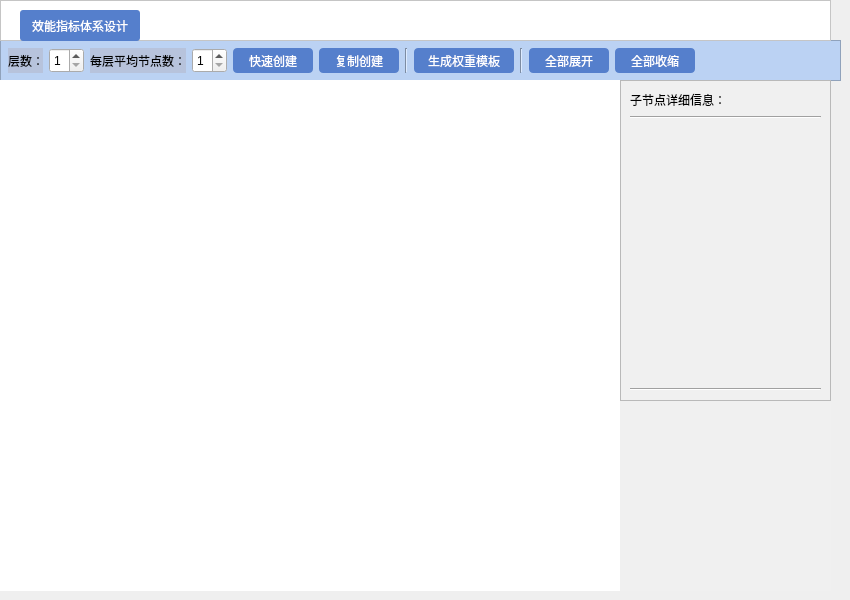
         <widget class="QWidget" name="index_page">
          <property name="enabled">
           <bool>true</bool>
          </property>
          <widget class="QFrame" name="frame_2">
           <property name="geometry">
            <rect>
             <x>0</x>
             <y>40</y>
             <width>841</width>
             <height>41</height>
            </rect>
           </property>
           <property name="styleSheet">
            <string notr="true">QFrame{

background:rgb(187, 210, 243);

}</string>
           </property>
           <property name="frameShape">
            <enum>QFrame::Shape::StyledPanel</enum>
           </property>
           <property name="frameShadow">
            <enum>QFrame::Shadow::Raised</enum>
           </property>
           <layout class="QHBoxLayout" name="horizontalLayout">
            <property name="leftMargin">
             <number>7</number>
            </property>
            <property name="topMargin">
             <number>7</number>
            </property>
            <property name="rightMargin">
             <number>7</number>
            </property>
            <property name="bottomMargin">
             <number>7</number>
            </property>
            <item>
             <widget class="QLabel" name="label_2">
              <property name="maximumSize">
               <size>
                <width>35</width>
                <height>16777215</height>
               </size>
              </property>
              <property name="styleSheet">
               <string notr="true">QLabel {
    background-color: rgb(183, 195, 220,1);
 
}</string>
              </property>
              <property name="text">
               <string>层数：</string>
              </property>
             </widget>
            </item>
            <item>
             <widget class="QSpinBox" name="spinBox">
              <property name="minimumSize">
               <size>
                <width>0</width>
                <height>25</height>
               </size>
              </property>
              <property name="maximumSize">
               <size>
                <width>35</width>
                <height>16777215</height>
               </size>
              </property>
              <property name="minimum">
               <number>1</number>
              </property>
             </widget>
            </item>
            <item>
             <widget class="QLabel" name="label_3">
              <property name="styleSheet">
               <string notr="true">QLabel {
    background-color: rgb(183, 195, 220,1);
 
}</string>
              </property>
              <property name="text">
               <string>每层平均节点数：</string>
              </property>
              <property name="alignment">
               <set>Qt::AlignmentFlag::AlignCenter</set>
              </property>
             </widget>
            </item>
            <item>
             <widget class="QSpinBox" name="spinBox_2">
              <property name="minimumSize">
               <size>
                <width>0</width>
                <height>25</height>
               </size>
              </property>
              <property name="maximumSize">
               <size>
                <width>35</width>
                <height>16777215</height>
               </size>
              </property>
              <property name="minimum">
               <number>1</number>
              </property>
             </widget>
            </item>
            <item>
             <widget class="QPushButton" name="pushButton">
              <property name="minimumSize">
               <size>
                <width>80</width>
                <height>25</height>
               </size>
              </property>
              <property name="maximumSize">
               <size>
                <width>80</width>
                <height>16777215</height>
               </size>
              </property>
              <property name="styleSheet">
               <string notr="true">QPushButton {
    background-color: rgb(85, 127, 204); /* 按钮背景色 */
    color: #ffffff; /* 字体颜色 */
	border-radius: 4px; /* 圆角半径 */
}
</string>
              </property>
              <property name="text">
               <string>快速创建</string>
              </property>
             </widget>
            </item>
            <item>
             <widget class="QPushButton" name="pushButton_2">
              <property name="minimumSize">
               <size>
                <width>80</width>
                <height>25</height>
               </size>
              </property>
              <property name="maximumSize">
               <size>
                <width>80</width>
                <height>16777215</height>
               </size>
              </property>
              <property name="styleSheet">
               <string notr="true">QPushButton {
    background-color: rgb(85, 127, 204); /* 按钮背景色 */
    color: #ffffff; /* 字体颜色 */
	border-radius: 4px; /* 圆角半径 */
}
</string>
              </property>
              <property name="text">
               <string>复制创建</string>
              </property>
             </widget>
            </item>
            <item>
             <widget class="Line" name="line">
              <property name="orientation">
               <enum>Qt::Orientation::Vertical</enum>
              </property>
             </widget>
            </item>
            <item>
             <widget class="QPushButton" name="generate_weight_pushButton">
              <property name="minimumSize">
               <size>
                <width>100</width>
                <height>25</height>
               </size>
              </property>
              <property name="styleSheet">
               <string notr="true">QPushButton {
    background-color: rgb(85, 127, 204); /* 按钮背景色 */
    color: #ffffff; /* 字体颜色 */
	border-radius: 4px; /* 圆角半径 */
}
</string>
              </property>
              <property name="text">
               <string>生成权重模板</string>
              </property>
             </widget>
            </item>
            <item>
             <widget class="Line" name="line_2">
              <property name="orientation">
               <enum>Qt::Orientation::Vertical</enum>
              </property>
             </widget>
            </item>
            <item>
             <widget class="QPushButton" name="pushButton_4">
              <property name="minimumSize">
               <size>
                <width>80</width>
                <height>25</height>
               </size>
              </property>
              <property name="maximumSize">
               <size>
                <width>80</width>
                <height>16777215</height>
               </size>
              </property>
              <property name="styleSheet">
               <string notr="true">QPushButton {
    background-color: rgb(85, 127, 204); /* 按钮背景色 */
    color: #ffffff; /* 字体颜色 */
	border-radius: 4px; /* 圆角半径 */
}
</string>
              </property>
              <property name="text">
               <string>全部展开</string>
              </property>
             </widget>
            </item>
            <item>
             <widget class="QPushButton" name="pushButton_5">
              <property name="minimumSize">
               <size>
                <width>80</width>
                <height>25</height>
               </size>
              </property>
              <property name="maximumSize">
               <size>
                <width>80</width>
                <height>16777215</height>
               </size>
              </property>
              <property name="styleSheet">
               <string notr="true">QPushButton {
    background-color: rgb(85, 127, 204); /* 按钮背景色 */
    color: #ffffff; /* 字体颜色 */
	border-radius: 4px; /* 圆角半径 */
}
</string>
              </property>
              <property name="text">
               <string>全部收缩</string>
              </property>
             </widget>
            </item>
            <item>
             <spacer name="horizontalSpacer_6">
              <property name="orientation">
               <enum>Qt::Orientation::Horizontal</enum>
              </property>
              <property name="sizeHint" stdset="0">
               <size>
                <width>80</width>
                <height>20</height>
               </size>
              </property>
             </spacer>
            </item>
           </layout>
          </widget>
          <widget class="QWidget" name="widget_2" native="true">
           <property name="geometry">
            <rect>
             <x>0</x>
             <y>80</y>
             <width>621</width>
             <height>511</height>
            </rect>
           </property>
           <property name="styleSheet">
            <string notr="true">QWidget {
    background-color: rgb(255, 255, 255);
}
</string>
           </property>
          </widget>
          <widget class="QWidget" name="widget_3" native="true">
           <property name="geometry">
            <rect>
             <x>620</x>
             <y>80</y>
             <width>211</width>
             <height>511</height>
            </rect>
           </property>
           <property name="styleSheet">
            <string notr="true">QWidget{
	background-color:rgb(240, 240, 240)
}</string>
           </property>
           <widget class="QFrame" name="frame_4">
            <property name="geometry">
             <rect>
              <x>0</x>
              <y>0</y>
              <width>211</width>
              <height>321</height>
             </rect>
            </property>
            <property name="frameShape">
             <enum>QFrame::Shape::StyledPanel</enum>
            </property>
            <property name="frameShadow">
             <enum>QFrame::Shadow::Raised</enum>
            </property>
            <layout class="QVBoxLayout" name="verticalLayout_5">
             <item>
              <widget class="QLabel" name="label_5">
               <property name="maximumSize">
                <size>
                 <width>16777215</width>
                 <height>20</height>
                </size>
               </property>
               <property name="text">
                <string>子节点详细信息：</string>
               </property>
              </widget>
             </item>
             <item>
              <widget class="Line" name="line_3">
               <property name="orientation">
                <enum>Qt::Orientation::Horizontal</enum>
               </property>
              </widget>
             </item>
             <item>
              <widget class="QLabel" name="label_4">
               <property name="text">
                <string/>
               </property>
              </widget>
             </item>
             <item>
              <widget class="Line" name="line_4">
               <property name="orientation">
                <enum>Qt::Orientation::Horizontal</enum>
               </property>
              </widget>
             </item>
            </layout>
           </widget>
          </widget>
          <widget class="QFrame" name="frame_3">
           <property name="geometry">
            <rect>
             <x>0</x>
             <y>0</y>
             <width>831</width>
             <height>41</height>
            </rect>
           </property>
           <property name="styleSheet">
            <string notr="true">QFrame{

background:rgb(255, 255, 255);

}</string>
           </property>
           <property name="frameShape">
            <enum>QFrame::Shape::StyledPanel</enum>
           </property>
           <property name="frameShadow">
            <enum>QFrame::Shadow::Raised</enum>
           </property>
           <widget class="QLabel" name="label">
            <property name="enabled">
             <bool>false</bool>
            </property>
            <property name="geometry">
             <rect>
              <x>20</x>
              <y>10</y>
              <width>120</width>
              <height>31</height>
             </rect>
            </property>
            <property name="maximumSize">
             <size>
              <width>141</width>
              <height>16777215</height>
             </size>
            </property>
            <property name="styleSheet">
             <string notr="true">QLabel {
     background-color: rgb(85, 127, 204);      
      color: white;        
     border-radius: 3px;          
           
}</string>
            </property>
            <property name="text">
             <string>效能指标体系设计</string>
            </property>
            <property name="alignment">
             <set>Qt::AlignmentFlag::AlignCenter</set>
            </property>
           </widget>
          </widget>
         </widget>
